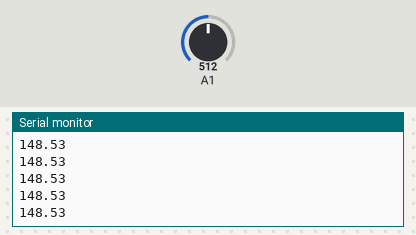
Bench run of a sketch on a simulated Arduino Uno, built with avr-gcc and run on an emulated ATmega328P. Parts: the last lines printed to the serial monitor. The test bench sets the inputs (shaded band); at power-on: A1 = 512.

Above: at 1.2 s.
1.3 s: A1 set to 716
At 1.31 s:
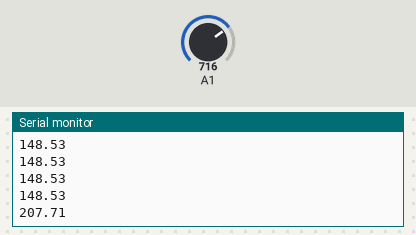
2.8 s: A1 set to 900
At 2.82 s:
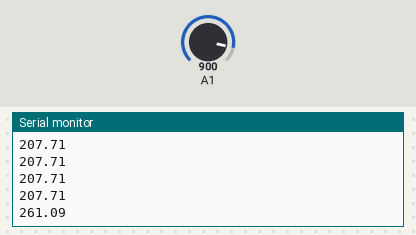
Timing chart, 0 to 5.8 s (numbered marks = the images above; inputs shaded):
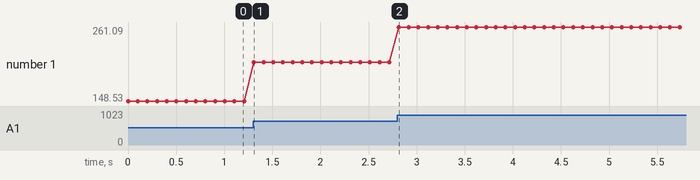

The sketch:

pressure_sensor_voltage_test.ino
```cpp
void setup() {
  // initialize serial communication at 9600 bits per second:
  Serial.begin(19200);
}

// the loop routine runs over and over again forever:
void loop() {
  // read the input on analog pin 0:
  int rawPressureInput = analogRead(A1);

  float PSI = rawPressureInput * (.2901);

  Serial.println(PSI);
  //Serial.println(rawPressureInput);
  delay(100);
}
```

Measured:
- after the input at 1.3 s, the serial monitor: prints a new line at once (image 1)
- after the input at 2.8 s, the serial monitor: prints a new line at once (image 2)
- plotted number 1: 148.53 → 207.71 after the input at 1.3 s, 207.71 → 261.09 after the input at 2.8 s
